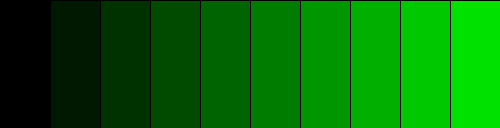
Frame 1 (no input)
Frame 60 (the mouse pressed at the canvas centre just before this capture): identical to frame 1, image omitted
Frame 120 (the mouse held since frame 60 and released just before this capture): identical to frame 1, image omitted

The Processing sketch that drew this single still picture (run headless with seeded random() and noise(); from frame 60 on, the mouse is pressed at the canvas centre):

// Processing sketch: rectangles_soln1
// ── rectangles_soln1.pde
//  Title: Rectangles (Soln 1)
//  Description: Solution for Modification 1 to Rectangles
//  Date Started: 2012 Feb 24
//  Last Modified: 2012 Feb 24
//  http://asymptoticdesign.wordpress.com/
//  This work is licensed under a Creative Commons 3.0 License.
//  (Attribution - NonCommerical - ShareAlike)
//  http://creativecommons.org/licenses/by-nc-sa/3.0/
//
//  In summary, you are free to copy, distribute, edit, and remix the work.
//  Under the conditions that you attribute the work to me, it is for
//  noncommercial purposes, and if you build upon this work or otherwise alter
//  it, you may only distribute the resulting work under this license.
//
//  Of course, the conditions may be waived with permission from the author.
//

//-----------------Globals
/* These are variables that you want to exist throughout the entire sketch.*/
int number_of_squares = 10;

//-----------------Setup
/*The code in setup() will only be run once in your sketch.  Use this space to set things up like
the sketch size, background color, framerate, etc. etc.*/
void setup(){
  size(500,128);
  background(255);
  smooth();
  stroke(0);
  fill(0,0,255);
  float square_size = width / number_of_squares;
  for(int i=0;i < number_of_squares;i++){
    fill(0,i*(255/number_of_squares),0);
    rect(i*square_size,0,square_size,height);
  }
}

//-----------------Main Loop
/*This is the main loop of your sketched.  This loop gets called over and over again until you quit the sketch.*/
void draw(){
}
//-----------------Interactions
/*Place any interactions here.  We'll go over this later*/

//-----------------Defined Functions
/*Place any defined functions here.  We'll go over this later*/

//-----------------Defined Classes
/*Place any defined classes here.  We'll go over this later*/
